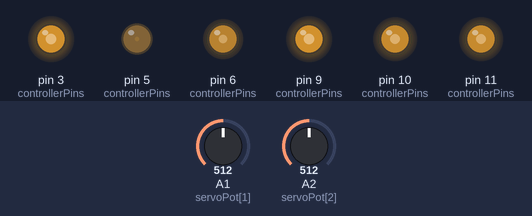
Bench run of a sketch on a simulated Arduino Uno, built with avr-gcc and run on an emulated ATmega328P. Shown: output pins drawn as LEDs (lit = HIGH). The test bench sets the inputs (shaded band); at power-on: A1 (servoPot[1]) = 512, A2 (servoPot[2]) = 512. What the sketch prints to the serial monitor is not drawn.

Above: at 1.2 s.
1.3 s: A1 (servoPot[1]) set to 526
At 1.9 s:
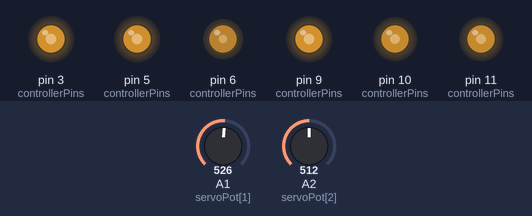
At 2.6 s:
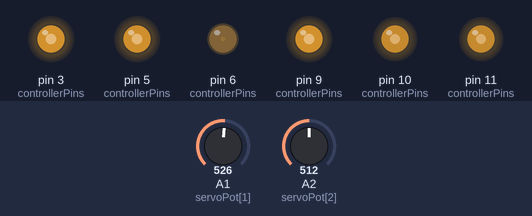
Timing chart, 0 to 4.3 s (numbered marks = the images above; inputs shaded):
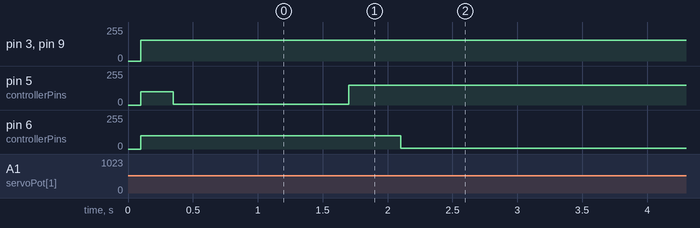

Measured:
- the behaviour switches between 512 and 513 on A1 (servoPot[1]) (found by bisection; images 0 and 1)
- after the input at 1.3 s, pin 5 (controllerPins): 4/255 → 150/255 after 0.40 s; pin 6 (controllerPins): 100/255 → 4/255 after 0.80 s

The sketch:

minimal_code.ino
```cpp
#include "arduino.h"
#include "robotLibrary.h"

// gait and trajectory definitions
#include "gaitinfo.h"
#include "gaitdef.h"

int iGAIT; // index in trajectory
int GAIT;  // id of gait currectly executing
int PHASE; // phase of gait
int val;   // temp variable, value read from analog pin
int whichWheelPose; // current position of wheels

void setup()
{
  Serial.begin(9600);

  // setup servos:
  // servo0: pin 3
  // servo1: pin 5
  // servo2: pin 6
  // servo3: pin 9
  // servo4: pin 10
  // servo5: pin 11
  robotSetup();

  //setup servo potentiometer analog input
  pinMode(A0, INPUT);
  pinMode(A1, INPUT);
  pinMode(A2, INPUT);
  pinMode(A3, INPUT);
  pinMode(A4, INPUT);
  pinMode(A5, INPUT);

  // initialize vars keeping track of gait and trajectory
  iGAIT = numGait-1;
  GAIT = trajectory[iGAIT];
  PHASE = numPhase[GAIT];
  whichWheelPose = 0;

  // intialize servo positions
  for (int i = 0; i < numUsedServos; ++i) {
    if (i == 1 || i == 2) {
      setPWM(servoPins[i], backpos[GAIT][i]);
    } else {
      setPWM(servoPins[i], backpos[GAIT][i]/2);
    }
  }
}

// FOLLOW DESIGNED GAIT
void loop()
{
  boolean done = true;

  if (PHASE == numPhase[GAIT]) {
    // LAST PHASE, SHIFT ALL LIMBS

    for (int i = 0; i < numUsedServos; ++i) {
      if (TYPE[i] == SINGLE || TYPE[i] == DOUBLE) {
        // legs
        if (STATE[i] == FORWMOVE) {
          continue;
        }

        valback[i] = analogRead(servoPot[i]);
        if (i == 1 || i == 2) {
          setPWM(servoPins[i], forpos[GAIT][i]);
        } else {
          setPWM(servoPins[i], forpos[GAIT][i]/2);
        }
        STATE[i] = FORWMOVE;
      } else {
        // wheels
        if (whichWheelPose == numWheelPose - 1) {
          valback[i] = analogRead(servoPot[i]);
        }

        val = analogRead(servoPot[i]);
        if ((whichWheelPose == 0) && (val < valback[i])) {
          setPWM(servoPins[i], controt);
          done = false;
        } else {
          setPWM(servoPins[i], wheelposes[whichWheelPose]);
          STATE[i] = FORWMOVE;
        }
      }
    }

    if (done) {
      whichWheelPose = (whichWheelPose + 1) % numWheelPose;
      delay(100);
      iGAIT = (iGAIT + 1) % trajSize;
      GAIT = trajectory[iGAIT];
      PHASE = 0;
    }
  } else {
    // MOVE THE LIMBS IN THE STEP
    for (int i = 0; i < numUsedServos; ++i) {
      if (phases[GAIT][i] != PHASE) {
        continue;
      }

      switch (STATE[i]) {
        case FORWMOVE: {
          if (TYPE[i] == DOUBLE) {
            if (i == 1 || i == 2) {
              setPWM(servoPins[i], retrpos[GAIT][i]);
            } else {
              setPWM(servoPins[i], retrpos[GAIT][i]/2);
            }
            STATE[i] = PAUSE1;
          } else {
            STATE[i] = CONTMOVE;
          }
          done = false;
          } break;
        case PAUSE1: {
          STATE[i] = CONTMOVE;
          done = false;
          } break;
        case CONTMOVE: {
          if (TYPE[i] == SINGLE) {
            setPWM(servoPins[i], controt);
            val = analogRead(servoPot[i]);
            if (val > valback[i]) {
              STATE[i] = PAUSE2;
            }
          } else if (TYPE[i] == DOUBLE) {
            if (i == 1 || i == 2) {
              setPWM(servoPins[i], midpos[GAIT][i]);
            } else {
              setPWM(servoPins[i], midpos[GAIT][i]/2);
            }
            STATE[i] = PAUSE2;
          } else {
            STATE[i] = BACKMOVE;
          }
          done = false;
          } break;
        case PAUSE2: {
          STATE[i] = BACKMOVE;
          done = false;
          } break;
        case BACKMOVE: {
          if (TYPE[i] == SINGLE || TYPE[i] == DOUBLE) {
            if (i==1 || i==2) {
              setPWM(servoPins[i], backpos[GAIT][i]);
            } else {
              setPWM(servoPins[i], backpos[GAIT][i]/2);
            }
          }
          } break;
      }
    }
    delay(150);
    if (done) {
      delay(100);
      PHASE = PHASE + 1;
    }
  }
}
```

gaitdef.h
```cpp
// GAIT-SPECIFIC VARS
#define numUsedServos 4
#define numGait       1
#define trajSize      3
#define numWheelPose  6

const int TYPE[numUsedServos]   = {WHEEL, SINGLE, SINGLE, WHEEL};

const int numPhase[numGait]     = {2};
const int phases[numGait][numUsedServos] = {{2, 0, 1, 2}};
volatile int STATE[numUsedServos]        = {BACKMOVE, BACKMOVE, BACKMOVE, BACKMOVE};
volatile int valback[numUsedServos];

const int forpos[numGait][numUsedServos]  = {{100, 100, 100, 100}};
const int backpos[numGait][numUsedServos] = {{150, 150, 150, 150}};
const int midpos[numGait][numUsedServos]  = {{125, 125, 125, 125}};
const int retrpos[numGait][numUsedServos] = {{100, 100, 100, 100}};
const int wheelposes[numWheelPose]        = {155, 131, 107, 83, 59, 35};

const int trajectory[trajSize] = {0,0,0};
```

gaitinfo.h
```cpp
// GENERAL GAIT VARS
#define controt   4
#define rconrot 250

#define SINGLE   0
#define DOUBLE   1
#define WHEEL    2

#define BACKMOVE  0
#define FORWMOVE  1
#define CONTMOVE  2
#define PAUSE1    3
#define PAUSE2    4

const int servoPot[numServos] = {A0, A1, A2, A3, A4, A5};
```

robotLibrary.cpp
```cpp
#include "robotLibrary.h"

int servoPins[numServos];
long PWMFrequency[3];
int controllerPins[] = {-1, 3, -1, -1, -1, -1, -1, -1, 5, -1, -1, -1, -1,
                        -1, -1, 6, -1, -1, -1, -1, -1, -1, 9, 10, 11, -1, -1, -1};
const char* pinTypes[] = {"DataInputPort", "ServoInputPort", "PowerInputPort", "Ground", "DataInputPort",
                          "DataOutputPort", "DataOutputPort", "DataInputPort", "ServoInputPort", "PowerInputPort",
                          "Ground", "DataInputPort", "DataOutputPort", "DataOutputPort", "DataInputPort",
                          "ServoInputPort", "PowerInputPort", "Ground", "DataInputPort", "DataOutputPort",
                          "DataOutputPort", "DataInputPort", "ServoInputPort",  "ServoInputPort",  "ServoInputPort",
                          "DataInputPort", "DataOutputPort", "DataOutputPort"};


int getPinMateType(int pin)
{
  if(contains(pinTypes[pin], "DigitalOutput"))
    return DI;
  else if(contains(pinTypes[pin], "DigitalInput"))
    return DO;
  else if(contains(pinTypes[pin], "PWMOutput"))
    return DI;
  else if(contains(pinTypes[pin], "AnalogOutput"))
    return AI;
  else if(contains(pinTypes[pin], "AnalogInput"))
    return PWM;
  else if(contains(pinTypes[pin], "ServoInput"))
    return SERVO;
  return -1;
}

int getPinType(int pin)
{
  if(contains(pinTypes[pin], "DigitalOutput"))
    return DO;
  else if(contains(pinTypes[pin], "DigitalInput"))
    return DI;
  else if(contains(pinTypes[pin], "PWMOutput"))
    return PWM;
  else if(contains(pinTypes[pin], "AnalogOutput"))
    return AO;
  else if(contains(pinTypes[pin], "AnalogInput"))
    return AI;
  else if(contains(pinTypes[pin], "Servo"))
    return SERVO;
  return -1;
}

// Set the PWM Frequency for the given pin
// Will return the frequency achieved, or -1 if arguments are invalid
int setPWMFrequency(int pin, long frequency)
{
  byte mode;
  long baseFrequency;
  if(pin == 3 || pin == 9 || pin == 10 || pin == 11)
      baseFrequency = 31250;
  if(pin == 5 || pin == 6)
      baseFrequency = 62500;
  long error = baseFrequency;
  int divisor = 1;
  if(pin == 5 || pin == 6 || pin == 9 || pin == 10)
  {
    int divisors[] = {1,8,64,256,1024};
    for(int i = 0; i < 5; i++)
    {
      long newError = frequency - baseFrequency / divisors[i];
      newError *= newError < 0 ? -1 : 1;
      if(newError < error)
      {
        error = newError;
        divisor = divisors[i];
      }
    }
    Serial.print("divisor: "); Serial.println(divisor);
    Serial.print("frequency: "); Serial.println(baseFrequency / divisor);
    Serial.print("error: "); Serial.println(error);
    switch(divisor)
    {
      case 1: mode = 0x01; break;
      case 8: mode = 0x02; break;
      case 64: mode = 0x03; break;
      case 256: mode = 0x04; break;
      case 1024: mode = 0x05; break;
      default: return -1;
    }
    if(pin == 5 || pin == 6)
      TCCR0B = TCCR0B & 0b11111000 | mode;
    else
      TCCR1B = TCCR1B & 0b11111000 | mode;
  }
  else if(pin == 3 || pin == 11)
  {
    int divisors[] = {1,8,32,64,128,256,1024};
    for(int i = 0; i < 7; i++)
    {
      long newError = frequency - baseFrequency / divisors[i];
      newError *= newError < 0 ? -1 : 1;
      if(newError < error)
      {
        error = newError;
        divisor = divisors[i];
      }
    }
    switch(divisor)
    {
      case 1: mode = 0x01; break;
      case 8: mode = 0x02; break;
      case 32: mode = 0x03; break;
      case 64: mode = 0x04; break;
      case 128: mode = 0x05; break;
      case 256: mode = 0x06; break;
      case 1024: mode = 0x7; break;
      default: return -1;
    }
    TCCR2B = TCCR2B & 0b11111000 | mode;
  }
  return baseFrequency / divisor;
}

long getPWMFrequency(int pin)
{
  switch(controllerPins[pin])
  {
    case 5:
    case 6:
      return PWMFrequency[0];
    case 9:
    case 10:
      return PWMFrequency[1];
    case 3:
    case 11:
      return PWMFrequency[2];
  }
}

void robotSetup()
{
  // Set each pin to the correct mode
  for(int pinIndex = 0; pinIndex < numPins; pinIndex++)
  {
    if(controllerPins[pinIndex] >= 0 && getPinType(pinIndex) >= 0)
      setPinMode(controllerPins[pinIndex], getPinMateType(pinIndex));
  }
  servoPins[0] = 1;
  setPWM(servoPins[0], 128);
  servoPins[1] = 8;
  setPWM(servoPins[1], 128);
  servoPins[2] = 15;
  setPWM(servoPins[2], 128);
  servoPins[3] = 22;
  setPWM(servoPins[3], 128);
  servoPins[4] = 23;
  setPWM(servoPins[4], 128);
  servoPins[5] = 24;
  setPWM(servoPins[5], 128);
}

void setPinMode(int pin, int mode)
{
  switch(mode)
  {
    case DO: pinMode(pin, OUTPUT); break;
    case DI: pinMode(pin, INPUT); break;
    case AO:
    case PWM: pinMode(pin, OUTPUT); break;
    case SERVO:
      pinMode(pin, OUTPUT);
      switch(pin)
      {
        case 5:
        case 6:
          PWMFrequency[0] = setPWMFrequency(pin, 980); break;
        case 9:
        case 10:
          PWMFrequency[1] = setPWMFrequency(pin, 480); break;
        case 3:
        case 11:
          PWMFrequency[2] = setPWMFrequency(pin, 480); break;
      }
      break;
    case AI: break;
  }
}

void setPWM(int pin, int duty)
{
  analogWrite(controllerPins[pin], duty);
}
```

robotLibrary.h
```cpp
#ifndef INCL_ROBOTLIBRARY_H
#define INCL_ROBOTLIBRARY_H

#define numServos 6
#include "string_functions.h"
#include "arduino.h"
#define DO 0
#define DI 1
#define AO 2
#define AI 3
#define PWM 4
#define SERVO 5
#define numPins 28

extern int servoPins[numServos];

int getPinMateType(int pin);
int getPinType(int pin);
int setPWMFrequency(int pin, long frequency);
long getPWMFrequency(int pin);
void robotSetup();
void setPinMode(int pin, int mode);
void setPWM(int pin, int duty);

#endif
```

string_functions.h
```cpp
#ifndef INCL_STRING_FUNCTIONS
#define INCL_STRING_FUNCTIONS

#include <stdlib.h>

inline int length(const char* source);
inline int indexOf(const char* source, const char* target);
inline bool contains(const char* source, const char* target);

//============================================================================================
// Gets the length of the character array
//============================================================================================
int length(const char* source)
{
  int length = 0;
  for(; source[length] != '\0'; length++);
  return length;
}

//============================================================================================
// Gets the index of the given string, or -1 if not found
//============================================================================================
int indexOf(const char* source, const char* target)
{
  int targetLength = length(target);
  int sourceLength = length(source);
  int index = -1;
  for(int i = 0; i <= sourceLength - targetLength && index == -1; i++)
  {
    bool foundTarget = true;
    for(int n = 0; n < targetLength && i+n < sourceLength; n++)
    {
      if(source[i+n] != target[n])
        foundTarget = false;
    }
    if(foundTarget)
      index = i;
  }
  return index;
}

//============================================================================================
// Checks if the given string is contained in the source string
//============================================================================================
bool contains(const char* source, const char* target)
{
  return indexOf(source, target) >= 0;
}

#endif
```
